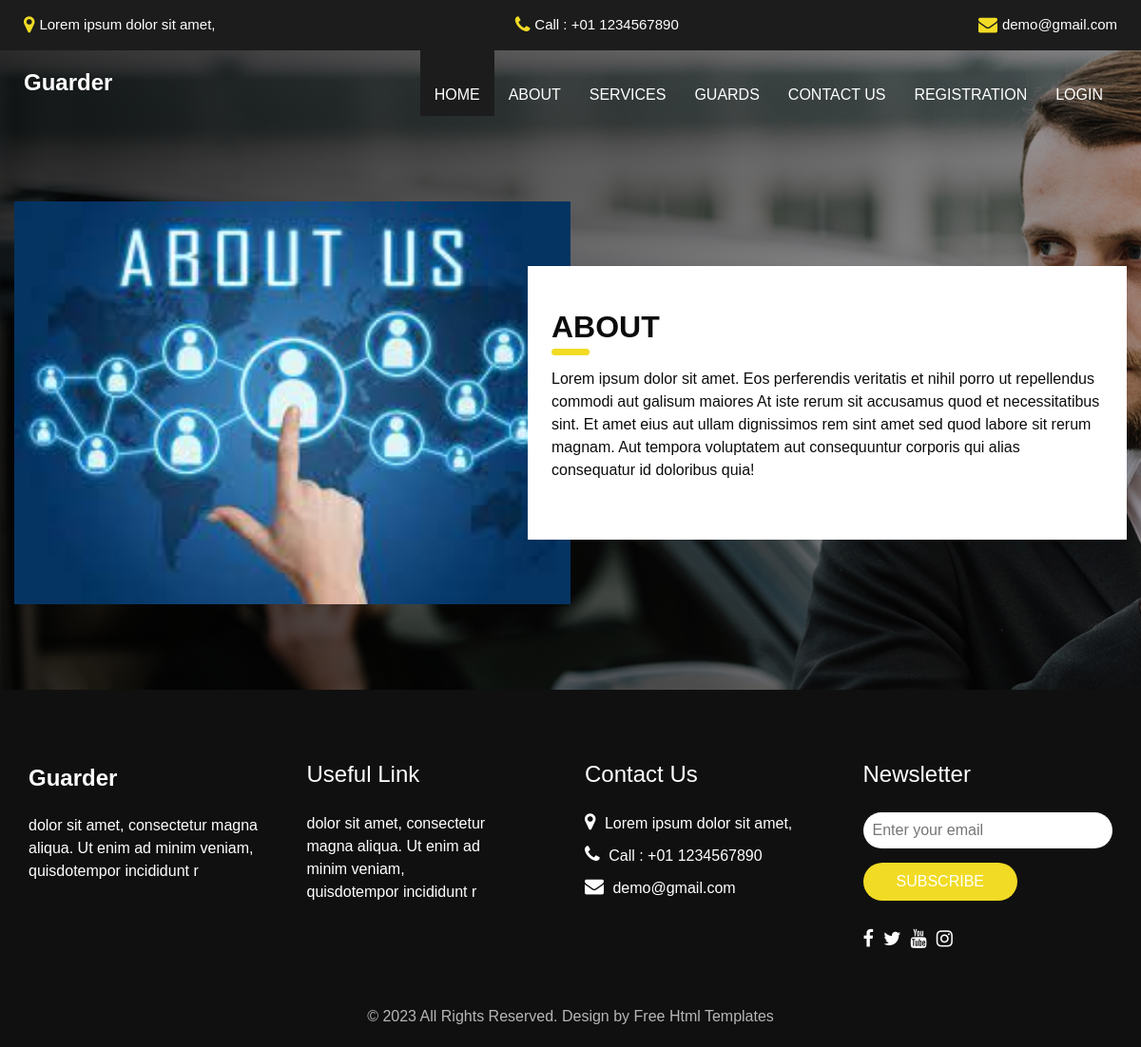
/about, run on the app's committed database.
### cms/models.py (models this page shows, shortened)
class About(models.Model):
    aImage=models.ImageField(upload_to="static/images")
    aTitle=models.CharField(max_length=255)
    aDesc=models.TextField()

### cms/views.py (the view)
# urls.py: path('about', views.about, name='about'),
def about(request):
    listabdata=About.objects.all()
    listdataserver={
        'listdata3': listabdata
    }
    return render(request, "about.html",listdataserver)

### template/about.html
{% extends "base.html" %}
{% load static %}
{% block content %}
  <section class="about_section layout_padding">
    {% for ls in listdata3 %}
    <div class="container">
      <div class="row">
        <div class="col-md-6 px-0">
          <div class="img_container">
            <div class="img-box">
              <img src="{{ls.aImage}}" alt="" />
            </div>
          </div>
        </div>
        <div class="col-md-6 px-0">
          <div class="detail-box">
            <div class="heading_container ">
              <h2>
                {{ls.aTitle}}
              </h2>
            </div>
            <p>
              {{ls.aDesc}}
            </p>
          </div>
        </div>
      </div>
    </div>
    {% endfor %}
  </section>
  {% endblock content %}

### static/css/style.css (style rules this page uses)
body { font-family: "Poppins", sans-serif; color: #0c0c0c; background-color: #ffffff; }
.layout_padding { padding-top: 90px; padding-bottom: 90px; }
.heading_container { display: -webkit-box; display: -ms-flexbox; display: flex; -webkit-box-orient: vertical; -webkit-box-direction: normal; -ms-flex-direction: column; flex-direction: column; }
.heading_container h2 { position: relative; font-weight: bold; text-transform: uppercase; padding-bottom: 10px; }
.heading_container h2::before { content: ""; width: 40px; height: 7px; background-color: #f1db25; border-radius: 10px; position: absolute; bottom: 0; left: 0; }
.about_section .row { -webkit-box-align: center; -ms-flex-align: center; align-items: center; }
.about_section .img_container .img-box img { width: 100%; }
.about_section .detail-box { background-color: #ffffff; padding: 45px 25px; -webkit-box-shadow: 0 0 5px 0 rgba(0, 0, 0, 0.05); box-shadow: 0 0 5px 0 rgba(0, 0, 0, 0.05); position: relative; margin-left: -45px; }
.about_section .detail-box p { margin-top: 5px; }

### static/css/responsive.css (style rules this page uses)
@media (min-width: 1200px) { .container { max-width: 1170px; } }

### data on the page
About: aImage (picture), aTitle "ABOUT", aDesc "Lorem ipsum dolor sit amet. Eos perferendis veritatis et nihil porro ut repellendus commodi aut galisum maiores At iste rerum sit accusamus quod et necessitatibus sint. Et amet eius aut ullam dignissimos rem sint amet sed quod labore sit rerum magnam. Aut tempora voluptatem aut consequuntur corporis qui alias consequatur id doloribus quia!"
